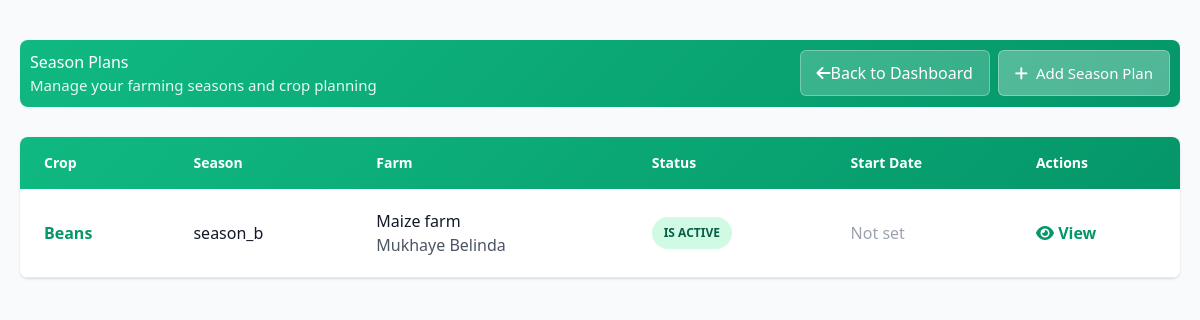
The app's page /seasonplans/, older data.
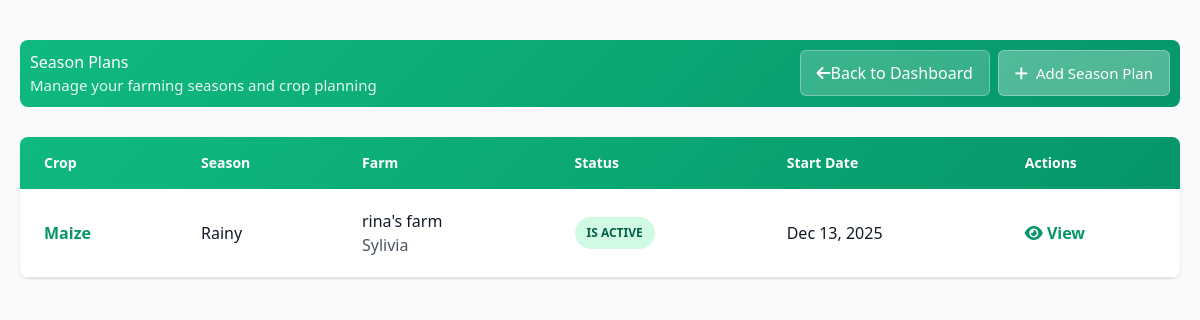
The same page, newer data.
### farmcore/models.py (models this page shows, shortened)
class SeasonPlan(models.Model):
    SEASON_CHOICES = [
        ('rainy', 'Rainy'),
        ('sunny', 'Sunny'),
    ]
    STATUS_CHOICES = [
        ('is_active', 'Is Active'),
        ('completed', 'Completed'),
        ('planned', 'Planned'),
    ]
    farm = models.ForeignKey(Farm, on_delete=models.CASCADE)
    crop_name = models.CharField(max_length=100)
    season_name = models.CharField(max_length=100, choices=SEASON_CHOICES)
    status = models.CharField( max_length=20, choices=STATUS_CHOICES, default='planned' )
    start_date = models.DateField( null=True, blank=True )

class Farm(models.Model):
    farmer = models.ForeignKey( Farmer, on_delete=models.CASCADE, related_name='farms')
    name = models.CharField( max_length=255, blank=False, null=False)
    size_in_acres = models.FloatField(max_length=100, blank=False, null=False)
    location = models.CharField( max_length=255,
        blank=False, null=False )

class Farmer(models.Model):
    name = models.CharField(max_length=255,blank=False, null=False, default="")
    phone = models.CharField(max_length=15, unique=True, blank=False, null=False)

### farmcore/views.py (the view)
# urls.py: path("seasonplans/", views.seasonplan_list, name="seasonplan_list"),
def seasonplan_list(request):
    plans = SeasonPlan.objects.all()
    return render(request, "seasonplan_list.html", {"plans": plans})

### farmcore/templates/seasonplan_list.html (shortened to what the changed rows need)
{% load static %}
<!DOCTYPE html>
<html lang="en">
<head>
    <link rel="stylesheet" href="https://cdnjs.cloudflare.com/ajax/libs/font-awesome/6.0.0/css/all.min.css">
    <script src="https://cdn.tailwindcss.com"></script>
</head>
<body class="bg-gray-50">
    <div class="season-container ">
        <div class="page-header">
            <div class="page-header-content">
                <h1>Season Plans</h1>
            </div>
        </div>
        {% if plans %}
        <div class="bg-white rounded-lg shadow overflow-hidden">
            <table class="min-w-full">
                <thead style="background: linear-gradient(135deg, #10b981 0%, #059669 100%); color: white;">
                    <tr>
                        <th class="px-6 py-4 text-left font-bold text-sm">Crop</th>
                        <th class="px-6 py-4 text-left font-bold text-sm">Season</th>
                        <th class="px-6 py-4 text-left font-bold text-sm">Farm</th>
                        <th class="px-6 py-4 text-left font-bold text-sm">Status</th>
                        <th class="px-6 py-4 text-left font-bold text-sm">Start Date</th>
                        <th class="px-6 py-4 text-left font-bold text-sm">Actions</th>
                    </tr>
                </thead>
                <tbody>
                    {% for plan in plans %}
                    <tr style="border-bottom: 1px solid #e8e8e8; transition: all 0.2s;" onmouseover="this.style.backgroundColor='#f0fdf4'; this.style.boxShadow='0 2px 8px rgba(16, 185, 129, 0.1)';" onmouseout="this.style.backgroundColor='white'; this.style.boxShadow='none';">
                        <td class="px-6 py-5 whitespace-nowrap">
                            <a href="{% url 'seasonplan_detail' plan.id %}" class="text-base font-semibold text-emerald-600 hover:text-emerald-900">
                                {{ plan.crop_name }}
                            </a>
                        </td>
                        <td class="px-6 py-5 whitespace-nowrap">
                            <div class="text-base font-medium text-gray-900">{{ plan.get_season_name_display }}</div>
                        </td>
                        <td class="px-6 py-5 whitespace-nowrap">
                            <div class="text-base font-medium text-gray-900">{{ plan.farm.name }}</div>
                            <div class="text-base text-gray-600">{{ plan.farm.farmer.name }}</div>
                        </td>
                        <td class="px-6 py-5 whitespace-nowrap">
                            {% if plan.status == 'is_active' %}
                                <span class="px-3 py-2 inline-flex text-xs font-bold rounded-full bg-emerald-100 text-emerald-800">
                                    IS ACTIVE
                                </span>
                            {% elif plan.status == 'completed' %}
                                <span class="px-3 py-2 inline-flex text-xs font-bold rounded-full bg-gray-100 text-gray-800">
                                    COMPLETED
                                </span>
                            {% elif plan.status == 'planned' %}
                                <span class="px-3 py-2 inline-flex text-xs font-bold rounded-full bg-cyan-100 text-cyan-800">
                                    PLANNED
                                </span>
                            {% endif %}
                        </td>
                        <td class="px-6 py-5 whitespace-nowrap">
                            <div class="text-base font-medium text-gray-900">
                                {% if plan.start_date %}
                                    {{ plan.start_date|date:"M d, Y" }}
                                {% else %}
                                    <span class="text-gray-400">Not set</span>
                                {% endif %}
                            </div>
                        </td>
                        <td class="px-6 py-5 whitespace-nowrap text-base font-medium">
                            <a href="{% url 'seasonplan_detail' plan.id %}" class="text-emerald-600 hover:text-emerald-900 font-semibold" title="View Details">
                                <i class="fas fa-eye"></i> View
                            </a>
                        </td>
                    </tr>
                    {% endfor %}
                </tbody>
            </table>
        </div>
        {% endif %}
    </div>
</body>
</html>

Row changes from the older to the newer data that the page shows:
removed SeasonPlan: crop_name "Beans", season_name "season_b", farm.name "Maize farm", farm.farmer.name "Mukhaye Belinda", status "IS ACTIVE", shows "Not set"
added SeasonPlan: crop_name "Maize", season_name "Rainy", farm.name "rina's farm", farm.farmer.name "Sylivia", status "IS ACTIVE", start_date "Dec 13, 2025"
